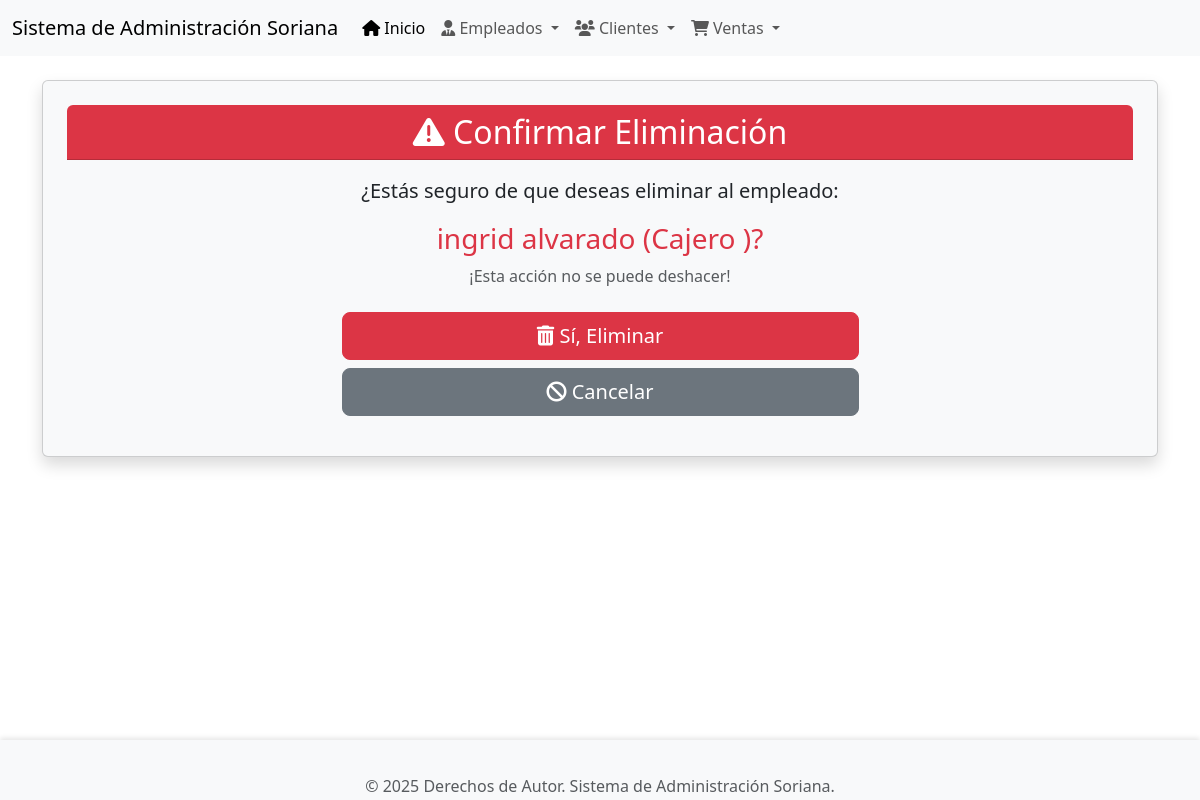
Screenshot of /empleados/borrar/3/ with the database file from the repository.
### app_Soriana/models.py (models this page shows, shortened)
class Empleado(models.Model):
    nombre = models.CharField(max_length=100)
    apellido = models.CharField(max_length=100)
    fecha_contratacion = models.DateField()
    puesto = models.CharField(max_length=100)
    salario = models.DecimalField(max_digits=10, decimal_places=2)
    email = models.EmailField(unique=True)
    telefono = models.CharField(max_length=15, blank=True, null=True)

### app_Soriana/views.py (the view)
# urls.py: path('empleados/borrar/<int:pk>/', views.borrar_Empleado, name='borrar_empleado'),
def borrar_Empleado(request, pk):
    empleado = get_object_or_404(Empleado, pk=pk)
    if request.method == 'POST':
        empleado.delete()
        messages.success(request, '¡Empleado eliminado exitosamente!')
        return redirect('ver_empleados')
    return render(request, 'Empleados/borrar_empleados.html', {'empleado': empleado})

### app_Soriana/templates/Empleados/borrar_empleados.html (shortened to what this page needs)
{% extends 'base.html' %}
{% block content %}
<div class="card shadow p-4 mb-4 bg-light rounded">
    <div class="card-header bg-danger text-white text-center rounded-top">
        <h2 class="mb-0"><i class="fas fa-exclamation-triangle"></i> Confirmar Eliminación</h2>
    </div>
    <div class="card-body text-center">
        <p class="lead">¿Estás seguro de que deseas eliminar al empleado:</p>
        <h3 class="text-danger">{{ empleado.nombre }} {{ empleado.apellido }} ({{ empleado.puesto }})?</h3>
        <p class="text-muted">¡Esta acción no se puede deshacer!</p>
        <form method="post" action="{% url 'borrar_empleado' empleado.pk %}">
            <div class="d-grid gap-2 col-md-6 mx-auto mt-4">
                <button type="submit" class="btn btn-danger btn-lg"><i class="fas fa-trash-alt"></i> Sí, Eliminar</button>
                <a href="{% url 'ver_empleados' %}" class="btn btn-secondary btn-lg"><i class="fas fa-ban"></i> Cancelar</a>
            </div>
        </form>
    </div>
</div>
{% endblock %}

### app_Soriana/templates/base.html (style rules this page uses)
body { display: flex; flex-direction: column; min-height: 100vh; }

### rows the page displays
Empleado: nombre "ingrid", apellido "alvarado", puesto "Cajero"
